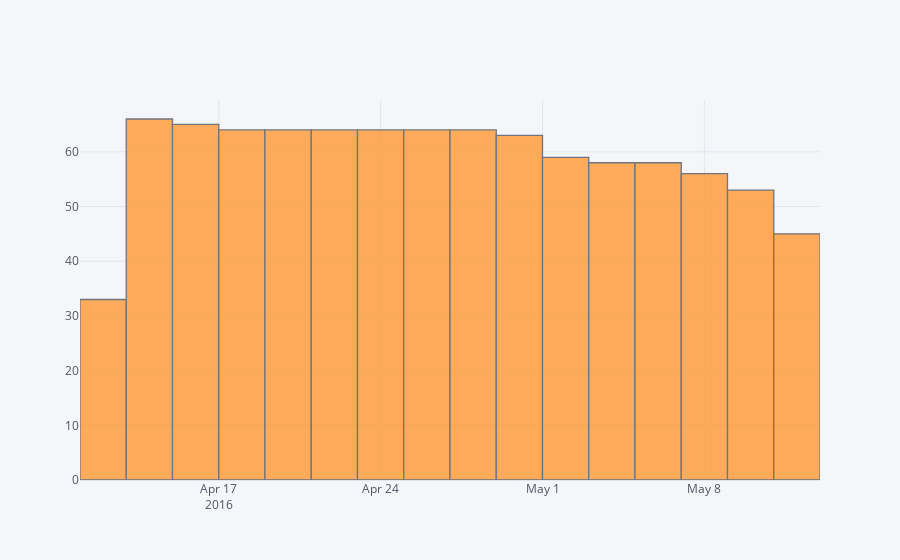

The notebook cell this image was saved under:
### Code cell
tracker['ActivityDate'].iplot(kind='hist')

### Figure 1 — Plotly figure (JSON) as saved in the notebook; plotly's stock layout.template omitted (floating-point values rounded to 4 significant figures; data arrays with more than 128 entries replaced by an {"elided": "..."} marker saying what was removed)
{"data": [{"histfunc": "count", "histnorm": "", "marker": {"color": "rgba(255, 153, 51, 1.0)", "line": {"color": "#4D5663", "width": 1.3}}, "name": "ActivityDate", "opacity": 0.8, "orientation": "v", "type": "histogram", "x": {"elided": "940 str values"}}], "layout": {"barmode": "overlay", "legend": {"bgcolor": "#F5F6F9", "font": {"color": "#4D5663"}}, "paper_bgcolor": "#F5F6F9", "plot_bgcolor": "#F5F6F9", "title": {"font": {"color": "#4D5663"}}, "xaxis": {"gridcolor": "#E1E5ED", "showgrid": true, "tickfont": {"color": "#4D5663"}, "title": {"font": {"color": "#4D5663"}, "text": ""}, "zerolinecolor": "#E1E5ED"}, "yaxis": {"gridcolor": "#E1E5ED", "showgrid": true, "tickfont": {"color": "#4D5663"}, "title": {"font": {"color": "#4D5663"}, "text": ""}, "zerolinecolor": "#E1E5ED"}}}
